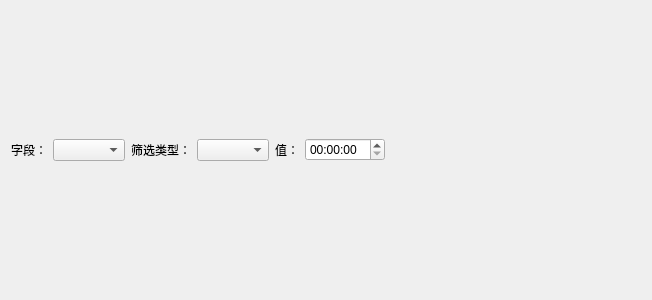
<?xml version="1.0" encoding="UTF-8"?>
<ui version="4.0">
 <class>AdvanceSingleSearch</class>
 <widget class="QWidget" name="AdvanceSingleSearch">
  <property name="geometry">
   <rect>
    <x>0</x>
    <y>0</y>
    <width>652</width>
    <height>300</height>
   </rect>
  </property>
  <property name="windowTitle">
   <string>Form</string>
  </property>
  <layout class="QHBoxLayout" name="horizontalLayout">
   <item>
    <widget class="QLabel" name="label">
     <property name="text">
      <string>字段：</string>
     </property>
    </widget>
   </item>
   <item>
    <widget class="QComboBox" name="comboBox"/>
   </item>
   <item>
    <widget class="QLabel" name="label_2">
     <property name="text">
      <string>筛选类型：</string>
     </property>
    </widget>
   </item>
   <item>
    <widget class="QComboBox" name="comboBox_2"/>
   </item>
   <item>
    <widget class="QLabel" name="label_3">
     <property name="text">
      <string>值：</string>
     </property>
    </widget>
   </item>
   <item>
    <widget class="QTimeEdit" name="timeEdit">
     <property name="minimumSize">
      <size>
       <width>80</width>
       <height>0</height>
      </size>
     </property>
     <property name="maximumSize">
      <size>
       <width>80</width>
       <height>16777215</height>
      </size>
     </property>
    </widget>
   </item>
   <item>
    <spacer name="horizontalSpacer">
     <property name="orientation">
      <enum>Qt::Horizontal</enum>
     </property>
     <property name="sizeHint" stdset="0">
      <size>
       <width>40</width>
       <height>20</height>
      </size>
     </property>
    </spacer>
   </item>
  </layout>
 </widget>
 <resources/>
 <connections/>
</ui>
